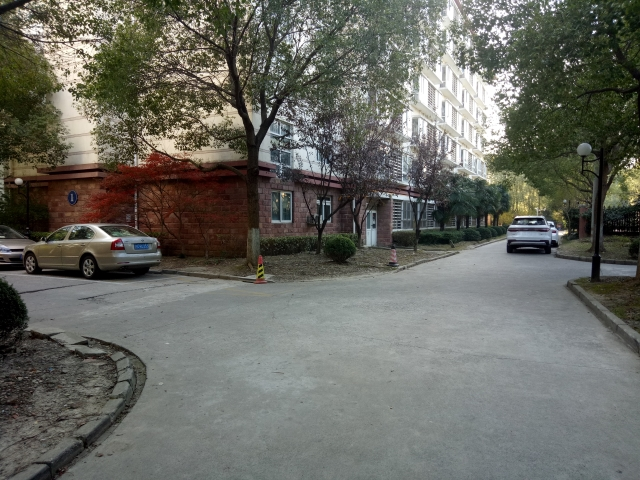
#> input picture 资源/实例代码/4.2.1  中值滤波/stardust/street.jpg, 640 x 480 px
$ python stardust.py
#> lines starting #> are read from the running program, lines starting #| are printed output that depends on the picture
#file      stardust.py
#author    凡尘(Kevin Brooks)
#version   1.0
#date      2020_08_07
#github    https://github.com/stardust-scitech/OpenCM
#copyright Copyright (C) 2018, Stardust Studio, All Rights Reserved
#license   http://www.apache.org/licenses/LICENSE-2.0

#导入cv2模块，定义别名为cv
import cv2 as cv

#加载图片
img = cv.imread("street.jpg")
#> img is the input picture: shape (480, 640, 3); mean B, G, R 97, 104.1, 103.3
#中值处理
img_med = cv.blur(img, (5,5))
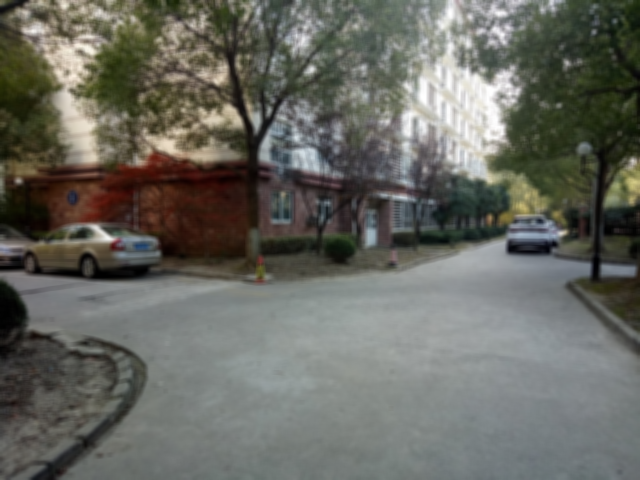
#> img_med: shape (480, 640, 3); mean B, G, R 97, 104.1, 103.4
#显示彩色图像
cv.imshow("color image",img)
#显示处理后图像
cv.imshow("med image",img_med)
#等待按下任意按键继续运行下一条语句
cv.waitKey(0)
